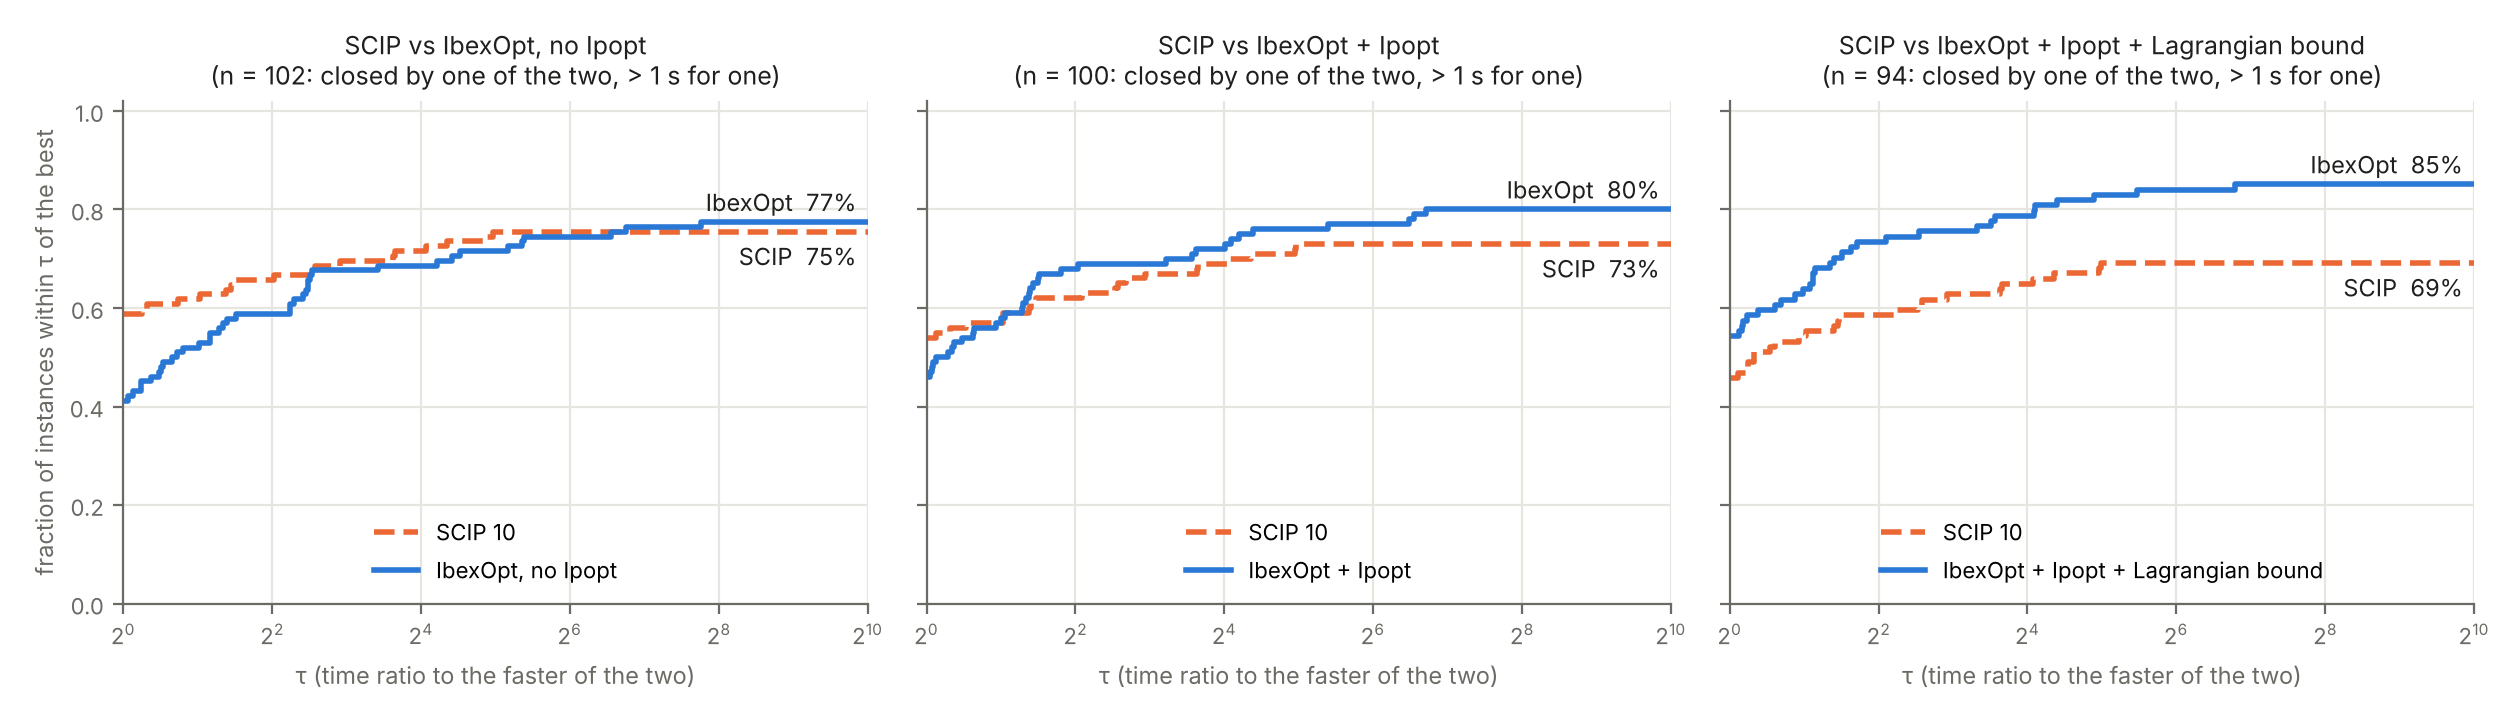

Recreate this plot in Python.
"""Pairwise performance profiles (Dolan & More): SCIP vs each IbexOpt arm, one pair
per panel so that a third solver never changes a pair's ratios.
Instances: translated for SCIP, closed by at least one of the two, and taking
more than 1 s for at least one of the two (otherwise both ratios are 1); times
floored at 1 s; an instance a solver does not close has ratio = oo.
Usage: python3 results/solvers/perfprof.py [out.png]"""
import json, sys, collections
import matplotlib
matplotlib.use('Agg')
import matplotlib.pyplot as plt

OUT = sys.argv[1] if len(sys.argv) > 1 else 'results/solvers/perfprof.png'
S = {}
for l in open('results/solvers/scip.jsonl'):
    d = json.loads(l); S[d['instance']] = d['result']
X = collections.defaultdict(dict)
for f in ('results/ipopt-diam/runs.jsonl', 'results/anytime/runs.jsonl'):
    for l in open(f):
        d = json.loads(l)
        X[d['arm']][d['instance']] = d['result']
# the 223 closed set: reruns without SCIP sharing the CPUs where they exist
for a, b in (('aad', 'aad2'), ('cad', 'cad2'), ('fad', 'fad2')):
    X[a].update(X[b])

def solved(r, scip=False):
    if r.get('status') != 'complete': return False
    if scip and r.get('loup') is not None and r['loup'] < -1e19: return False  # SCIP's infinity
    return True

PAIRS = [('anoip', 'IbexOpt, no Ipopt'), ('abase', 'IbexOpt + Ipopt'),
         ('afull', 'IbexOpt + Ipopt + Lagrangian bound')]
BLUE, ORANGE, INK, MUTED, GRID = '#2a78d6', '#eb6834', '#1f1f1e', '#6b6a64', '#e6e5e0'
TAUMAX = 1024
fig, axes = plt.subplots(1, len(PAIRS), figsize=(4.2 * len(PAIRS), 3.6), sharey=True)
for ax, (arm, label) in zip(axes, PAIRS):
    I = [i for i in S if S[i].get('status') != 'error' and i in X[arm]
         and (solved(S[i], True) or solved(X[arm][i]))
         and max(S[i].get('time', 310), X[arm][i].get('time', 310)) > 1]
    n = len(I)
    def t(r, ok): return max(r['time'], 1.0) if ok else float('inf')
    ts = {i: t(S[i], solved(S[i], True)) for i in I}
    ta = {i: t(X[arm][i], solved(X[arm][i])) for i in I}
    for name, T, col, ls in (('SCIP 10', ts, ORANGE, '--'), (label, ta, BLUE, '-')):
        r = sorted(T[i] / min(ts[i], ta[i]) for i in I)
        xs, ys = [1], [sum(1 for v in r if v <= 1) / n]
        for v in r:
            if v == float('inf') or v <= 1: continue
            xs.append(v); ys.append(sum(1 for w in r if w <= v) / n)
        xs.append(TAUMAX); ys.append(ys[-1])
        ax.step(xs, ys, where='post', color=col, lw=2, ls=ls, label=name)
        ax.annotate('%s  %.0f%%' % ('SCIP' if name.startswith('SCIP') else 'IbexOpt', 100 * ys[-1]),
                    (TAUMAX, ys[-1]), xytext=(-4, 4 if col == BLUE else -12),
                    textcoords='offset points', ha='right', fontsize=8.5, color=INK)
    ax.set_xscale('log', base=2); ax.set_xlim(1, TAUMAX); ax.set_ylim(0, 1.02)
    ax.set_title('SCIP vs %s\n(n = %d: closed by one of the two, > 1 s for one)' % (label, n),
                 fontsize=9, color=INK)
    ax.set_xlabel('τ (time ratio to the faster of the two)', fontsize=8.5, color=MUTED)
    ax.grid(True, color=GRID, lw=0.8); ax.set_axisbelow(True)
    for s in ('top', 'right'): ax.spines[s].set_visible(False)
    for s in ('left', 'bottom'): ax.spines[s].set_color(MUTED)
    ax.tick_params(colors=MUTED, labelsize=8)
    ax.legend(loc='lower center', fontsize=8, frameon=False)
axes[0].set_ylabel('fraction of instances within τ of the best', fontsize=8.5, color=MUTED)
fig.tight_layout()
fig.savefig(OUT, dpi=200)
fig.savefig(OUT.replace('.png', '.pdf'))
print('wrote', OUT)
